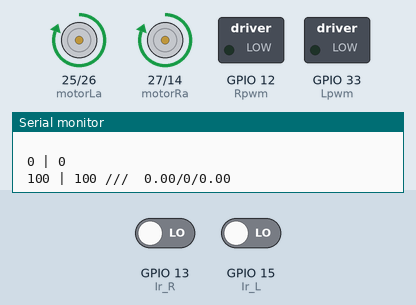
Recording of a sketch running on a simulated ESP32. Shown: motor-driver pin pairs drawn as motors (green arrow = first pin HIGH = forward, orange = second pin HIGH = backward, longer = more drive), switched loads named in the sketch (green lamp = pin HIGH), the last lines printed to the serial monitor. Inputs (shaded band) come from the test bench; at power-on: GPIO 13 (Ir_R) LOW, GPIO 15 (Ir_L) LOW. WiFi joins after 1.5 s; servers stay silent unless stated.

Above: at 8.7 s.
8.8 s: GPIO 13 (Ir_R) driven HIGH and GPIO 15 (Ir_L) driven HIGH
At 9.2 s:
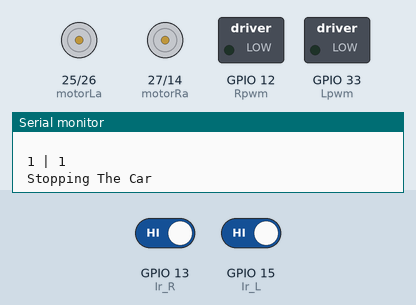
Timing chart, 0 to 11.8 s (numbered marks = the images above; inputs shaded):
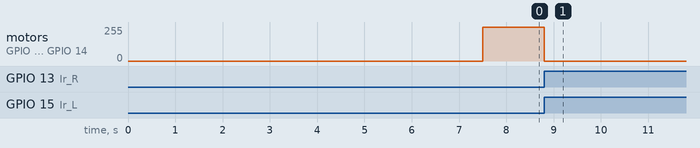

The sketch:

Task_6.ino
```cpp
//Wifi Udp setup
#include <WiFi.h>
#include <WiFiUdp.h>

const char*  ssid = "LuqmanZGeh";
const char*  password = "qwertyuiop";
unsigned int localPort = 9999;
WiFiUDP udp;
IPAddress Server(192, 168, 43, 225);
IPAddress Client(192, 168, 43, 20);
IPAddress Subnet(255, 255, 255, 0);

#define Ir_L 15                                         // Ir pins
#define Ir_R 13
#define motorRa 27                                      // motor pins
#define motorRb 14
#define motorLa 25
#define motorLb 26
#define Rpwm    12
#define Lpwm    33

const int channel_R      = 0;                          //PWM setup
const int channel_L      = 1;
int Right_motor_speed    = 100;                        // Motor Base speeds
int Left_motor_speed     = 100;
float kp                 = 150;                         //Line follow PID variables
float ki                 = 0;
float kd                 = 0;
float Integral, Derivative ,output;
int error,previousError,integrating, derivating;
unsigned long now ,time_elapsed ,previous_now;
int irReadings[2];                                     //Ir sensor array defination
char packetBuffer[255];                                //UDP variables

void setup()
{
  Serial.begin(115200);
  setup_motors();
  wifi_def();
  Serial.println(" All set -> Get ready ");
  delay(3000);
  start_robot();
}

void loop()
{
  if(udp.parsePacket() ){                               // If we recieve any packet
      parseUdpMessage();

 }else{
    Get_Ir();
    Error_computation();
    Pid_apply();
    Updating_motors();
}
}

// here we recieve the upd message and process is
void parseUdpMessage()
    {
    udp.read(packetBuffer, 255);
    stop_robot();
    char * strtokIndx;
    strtokIndx = strtok(packetBuffer,",");
    kp = atof(strtokIndx);
    strtokIndx = strtok(NULL, ",");
    ki = atof(strtokIndx);
    strtokIndx = strtok(NULL, ",");
    kd= atof(strtokIndx);
    strtokIndx = strtok(NULL, ",");
    Right_motor_speed = atoi(strtokIndx);
    strtokIndx = strtok(NULL, ",");
    Left_motor_speed= atoi(strtokIndx);

    Serial.print("\n\n\nKP / Ki / KD =");Serial.print(kp);Serial.print("/");Serial.print(ki);Serial.print(" / ");Serial.print(kd);
    Serial.print("M_R / M_L ");Serial.print(Left_motor_speed);Serial.print(" // ");Serial.print(Right_motor_speed);
    Serial.println("\n\n\nGET Ready !!");

    delay (3000);
    start_robot();                                // enable the motors
    reset_();


}

void reset_(){                       // previous Kp values residue must not interfere with new one
  output=0;
  previous_now=0;
  integrating=0;
}

void Get_Ir() {
irReadings[0]=(digitalRead(Ir_L));
irReadings[1]=(digitalRead(Ir_R));
Serial.print(" \n ");Serial.print(irReadings[0]);Serial.print(" | ");Serial.print(irReadings[1]);Serial.print(" \n ");


}

void Error_computation() {
 // 1 represents to be on black line
  if ((irReadings[0] == 0) && (irReadings[1] == 1))  { // only right  sensor on black
    error = -1;}
  else if ((irReadings[0] == 0) && (irReadings[1] == 0) ) { // straight
    error = 0;}
  else if ((irReadings[0] == 1) && (irReadings[1] == 0) ) { // only left sensor on black
    error = 1;}
  else if  ((irReadings[0] == 1) && (irReadings[1] == 1)) {
      stop_robot();
  }

  }
void Pid_apply() {
  now = millis();                                      //get current time
  time_elapsed = (double)(now - previous_now);        //compute time elapsed from previous computation
  integrating += error * time_elapsed; //
  //derivating = double(error - previousError) / time_elapsed;
  output = kp*error + ki*integrating;// + kd*derivating;
//  previousError = error;
  previous_now=now;
}

void Updating_motors() {
  int  rightMotorSpeed = Right_motor_speed + output ;
  int   leftMotorSpeed = Left_motor_speed -  output  ;
  rightMotorSpeed = constrain(rightMotorSpeed, 90, 200);
  leftMotorSpeed  = constrain(leftMotorSpeed, 90, 200);
  Serial.print(leftMotorSpeed);Serial.print(" | ");Serial.print(rightMotorSpeed);
  Serial.print(" ///  ");Serial.print(output);Serial.print("/");Serial.print(error);Serial.print("/");Serial.println(ki*integrating);
  //ledcWrite(channel_R, rightMotorSpeed);
  //ledcWrite(channel_L, leftMotorSpeed);
}
void wifi_def(){
  WiFi.begin(ssid, password);
  while (WiFi.status() != WL_CONNECTED) {          // Exit only when connected
    delay(500);
    Serial.print(".");}
  WiFi.mode(WIFI_STA);                             // ESP-32 as client
  WiFi.config(Client, Server, Subnet);

  Serial.print("\nConnected to ");Serial.println(ssid);
  Serial.print("IP address: ");Serial.println(WiFi.localIP());
  delay(3000);
  udp.begin(localPort);                            // Begin the udp communication
}
void setup_motors(){
  // pwm setup variables
  const int freq = 5000;
  const int res = 8;

  // direction for motor pinout defination
  pinMode(motorLa, OUTPUT);
  pinMode(motorLb, OUTPUT);
  pinMode(motorRa, OUTPUT);
  pinMode(motorRb, OUTPUT);
  pinMode(Ir_L,INPUT);
  pinMode(Ir_R,INPUT);
  // Pwm functionality setup
  ledcSetup(channel_R ,freq , res);
  ledcSetup(channel_L ,freq , res);
  ledcAttachPin(Rpwm,channel_R);
  ledcAttachPin(Lpwm,channel_L);
}

// function to enable the motors of robot
void start_robot(){
  digitalWrite(motorLa,HIGH);                             // Forward direction configuration
  digitalWrite(motorRa,HIGH);

}

// function to disable the motors of robot
void stop_robot(){
  Serial.println("Stopping The Car ");

  ledcWrite(channel_R , 0);                               // giving each motor 0 dutycycle value
  ledcWrite(channel_L , 0);
  digitalWrite(motorLa,LOW);                             // Stop direction because constrain function overrides it.
  digitalWrite(motorRa,LOW);
  delay(3000);
}
```

Measured:
- after the input at 8.8 s, motor on GPIO 25 (motorLa) / GPIO 26 (motorLb), motor on GPIO 27 (motorRa) / GPIO 14 (motorRb): forward 255/255 → stopped at once
